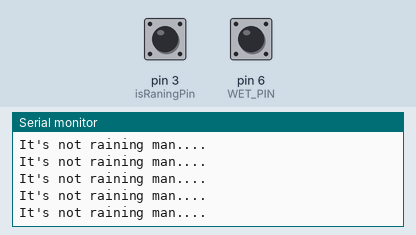
Bench run of a sketch on a simulated Arduino Uno, built with avr-gcc and run on an emulated ATmega328P. Parts: the last lines printed to the serial monitor. The inputs (shaded band) are chosen by the test bench; at power-on: pin 3 (isRaningPin) LOW, pin 6 (WET_PIN) HIGH.

Above: at 1.2 s.
1.3 s: pin 3 (isRaningPin) driven HIGH
At 2.1 s:
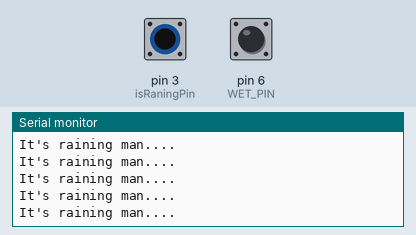
3.2 s: pin 3 (isRaningPin) driven LOW
At 3.9 s:
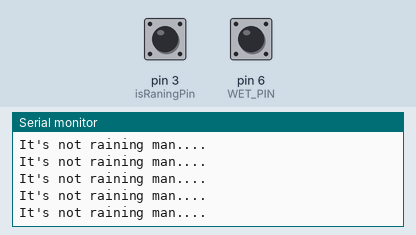
6.2 s: pin 3 (isRaningPin) driven HIGH
At 6.9 s:
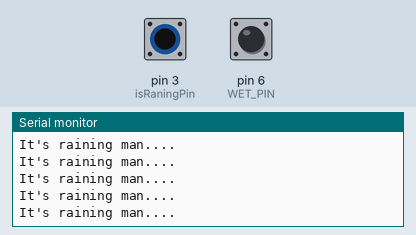
9.2 s: pin 3 (isRaningPin) driven LOW
At 9.8 s:
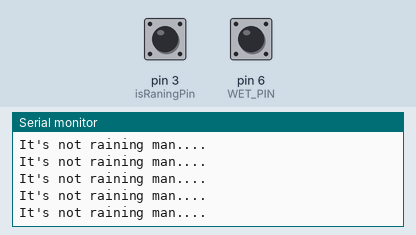
12.2 s: pin 3 (isRaningPin) driven HIGH
At 13.1 s:
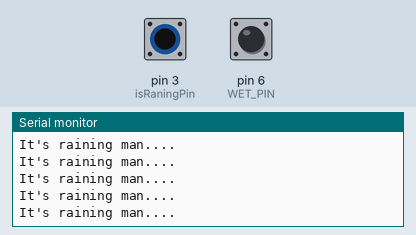

The sketch:

rain_test.ino
```cpp
#include <SPI.h>
#include <SparkFunDS3234RTC.h>

// include the SD library:
#include <SPI.h>
#include <SD.h>


// set up variables using the SD utility library functions:
Sd2Card card;
SdVolume volume;
SdFile root;

// change this to match your SD shield or module;
// Arduino Ethernet shield: pin 4
// Adafruit SD shields and modules: pin 10
// Sparkfun SD shield: pin 8
// MKRZero SD: SDCARD_SS_PIN
const int chipSelect = 8;
String fileName  = "samples.csv";
File samplesFile;


int SENSOR_POWER_PIN= 5; // Use TIP142T to power the sensor (High will shout it down Low will turn it on)
int MOTOR_PIN = 8; // Use the onboard Uno LED
int WET_PIN = 6; // Use the onboard Uno LED
int DRY_PIN = 7; // Use the onboard Uno LED

int isRaningPin = 3;  // This is our input pin
int rainingAnalogPin = 0;  // This is our input pin for analog data

int isRaining = LOW;  // HIGH MEANS Raining
int rainIntensity = 0;
int isHatOnWet = LOW;
int isHatOnDry = LOW;

int minute_in_mill = 10000; // 60000 * 1; one minute
int start_time;


void setup() {
  pinMode(isRaningPin, INPUT);
  pinMode(WET_PIN, INPUT);
  pinMode(DRY_PIN, INPUT);

  pinMode(SENSOR_POWER_PIN, OUTPUT);
  pinMode(isRaningPin, INPUT);

  digitalWrite(SENSOR_POWER_PIN,LOW); // sensor is off

  Serial.begin(9600);
   /*
  // we'll use the initialization code from the utility libraries
  // since we're just testing if the card is working!
  Serial.print("Initializing SD card...");
  if (!SD.begin(chipSelect)) {
    Serial.println("initialization failed!");
    // set led to blink red forever
    while(1) {

    }
    return;
  }
  Serial.println("initialization done.");
  */

  // setup the machine with hat on wet
  is_hat_on_wet();
  start_time = millis();
}
/**
 *
 */
void loop() {

  // every 1 minute we will take a smaple from the rain maker
  if(start_time+minute_in_mill>=millis()) {
    // fire up rain sensor
    digitalWrite(SENSOR_POWER_PIN,HIGH); // turn the sensor off
    delay(1);// for sensor pin to load before i take sample
    isRaining = digitalRead(isRaningPin);


//    rainIntensity = analogRead(rainingAnalogPin);
//       Serial.println(rainIntensity);
    digitalWrite(SENSOR_POWER_PIN,LOW); // turn the sensor off

    if (isRaining== HIGH)
    {
      Serial.println("It's raining man....");
      // check if hat in the correct place if not move it
//      is_hat_on_dry();

      //// write a sample to the card
      /*
      // take time stemp
      timestemp =
      // take sample
      rainIntensity = analogRead(rainingAnalogPin);

      // write to card
      samplesFile = SD.open(fileName, FILE_WRITE);
      if (samplesFile) {
        myFile.println(timestemp+"," +rainIntensity);
        // close the file:
        samplesFile.close();
      } else {
        // if the file didn't open, print an error:
        Serial.println("error opening test.txt");
      }
      */


      //

    } else {
      Serial.println("It's not raining man....");
//     is_hat_on_wet();
     //
    }
    start_time = millis();
  }


  delay(1);
}


void is_hat_on_dry() {
      isHatOnDry = digitalRead(DRY_PIN);
      if(isHatOnDry==LOW) {
        // move engine to dry stop when hitting switch dry

      }
}


void is_hat_on_wet() {
      isHatOnWet = digitalRead(WET_PIN);
      if(isHatOnWet==LOW) {
        // move engine to wet stop when hitting the

      }
}
```

Measured:
- after the input at 1.3 s, the serial monitor: prints a new line after 0.08 s (image 1)
